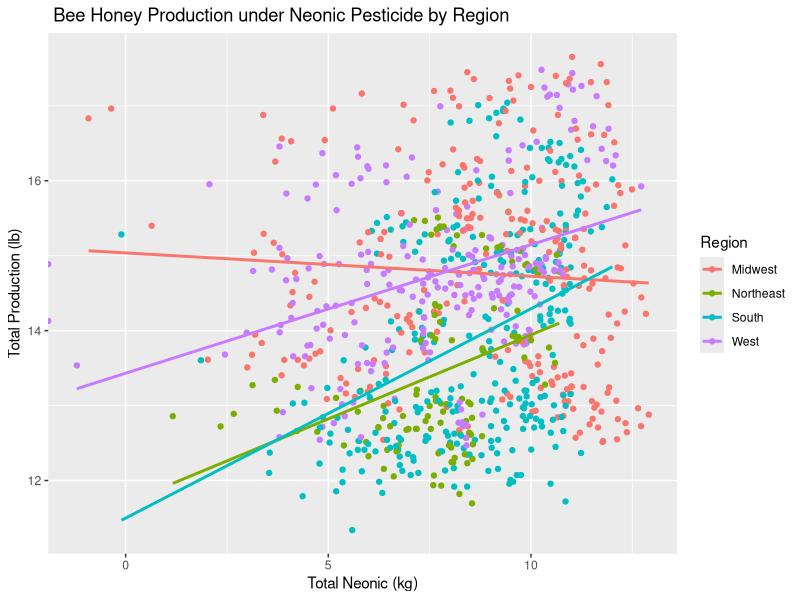

Write the R code that produced this figure. (Note: this script raises an error after producing the figure.)
## ---- chunk 1
library(dplyr)
library(tidyverse)
library(ggplot2)
## ---- chunk 2
honey.csv <- read.csv("Honey_v03.csv")
neonicvtotalprod <- honey.csv %>%
  group_by(Region) 
ggplot(data = neonicvtotalprod, mapping = aes(x = log(nAllNeonic), y = log(totalprod), col = Region)) +
  geom_point() +
  geom_smooth(method = "lm", se = FALSE) +
  labs (x = "Total Neonic (kg)", y = "Total Production (lb)", title = " Bee Honey Production under Neonic Pesticide by Region")
## ---- chunk 3
#neonictype <- honey.csv %>%
 # gather(key = c(nCLOTHIANIDIN, nIMIDACLOPRID, nTHIAMETHOXAM, nACETAMIPRID, nTHIACLOPRID), value = value) %>%
#  print()



neonictype <- honey.csv %>%
  pivot_longer(cols = c(12,13,14,15,16), names_to = "neonictype", values_to = "x")
a <- ggplot(data = neonicvtotalprod, mapping = aes(x = log(nCLOTHIANIDIN), y = log(totalprod), col = Region)) + geom_point() + 
  labs(x = "Clothianidin (kg)", y = "Total Production (lb)") +
  geom_smooth(method = "lm", se = FALSE)

b <- ggplot(data = neonicvtotalprod, mapping = aes(x = log(nIMIDACLOPRID), y = log(totalprod), col = Region)) + geom_point () +
  labs(x = "Imidacloprid (kg)", y = "Total Production (lb)") +
  geom_smooth(method = "lm", se = FALSE)

c <-  ggplot(data = neonicvtotalprod, mapping = aes(x = log(nTHIAMETHOXAM), y = log(totalprod), col = Region)) + geom_point() +
  labs(x = "Thiamethoxam (kg)", y = "Total Production (lb)") +
  geom_smooth(method = "lm", se = FALSE)

d <- ggplot(data = neonicvtotalprod, mapping = aes(x = log(nACETAMIPRID), y = log(totalprod), col = Region)) + geom_point() +
  labs(x = "Acetamiprid (kg)", y = "Total Production (lb)") +
  geom_smooth(method = "lm", se = FALSE)

e <- ggplot(data = neonicvtotalprod, mapping = aes(x = log(nTHIACLOPRID), y = log(totalprod), col = Region)) + geom_point() +
  labs(x = "Thiacloprid (kg)", y = "Total Production (lb)") +
  geom_smooth(method = "lm", se = FALSE)


library(cowplot)
library(ggpubr)
library(grid)
ggarrange(a, b, c, d, e + rremove("x.text"),
ncol = 2, nrow = 3) #+ grid_arrange() +
  #labs(x = "Neocin Type") #not a facetgrid pero similar na pero looking for ways na ma han ay sha like
# one label for y-axis
# only one area for the legend
# put general labels for title, x, and y - axis
## ---- chunk 4
library(tidyverse)
install.packages("ggubr")
library(ggpubr)
install.packages("ggubr")
library(rstatix)
## ---- chunk 5
honey <- read.csv("./Honey_v03.csv")
honey
## ---- chunk 6
year_plot <- ggplot(honey, aes(year, totalprod)) + geom_point()
year_plot
